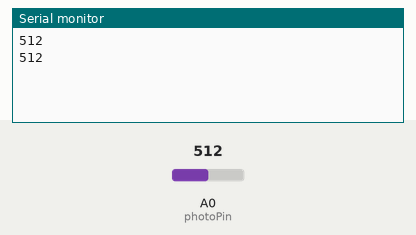
A sketch run on a simulated Arduino Uno, built with avr-gcc and run on an emulated ATmega328P. Shown: the last lines printed to the serial monitor. The test bench sets the inputs (shaded band); at power-on: A0 (photoPin) = 512.

Above: at 2.3 s.
2.4 s: A0 (photoPin) set to 716
At 4.1 s:
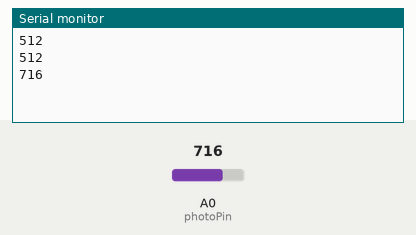
4.5 s: A0 (photoPin) set to 900
At 5.2 s:
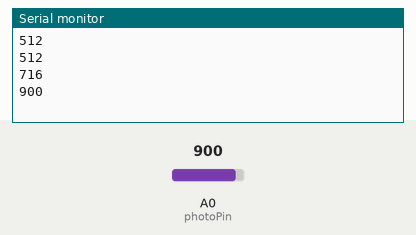
Timing chart, 0 to 7.5 s (numbered marks = the images above; inputs shaded):
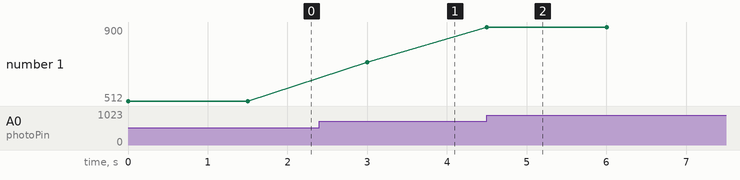

The sketch:

LDRvaluesVariationsWithoutLED.arduino.ino
```cpp
int photoPin = A0;

void setup() {
  Serial.begin(9600);
}

void loop() {
  int light = analogRead(photoPin);
  Serial.println(light);
  delay(1500);
}
```

Measured:
- after the input at 2.4 s, the serial monitor: prints a new line after 0.60 s (image 1)
- after the input at 4.5 s, the serial monitor: prints a new line at once (image 2)
- plotted number 1: 512 → 716 after the input at 2.4 s, 716 → 900 after the input at 4.5 s
